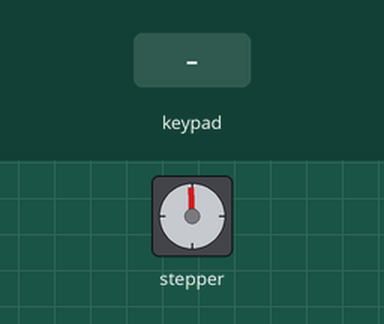
The sketch below on a simulated Arduino Uno, built with avr-gcc and run on an emulated ATmega328P. Shown: stepper motor. Inputs (shaded band) come from the test bench. Stepper angles assume 2048 steps per turn; what the sketch prints to the serial monitor is not drawn.

Above: at 1.2 s.
1.3 s: key 'R' pressed
At 1.63 s:
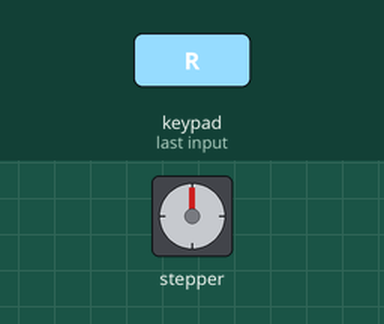
4.3 s: key 'L' pressed
At 4.73 s:
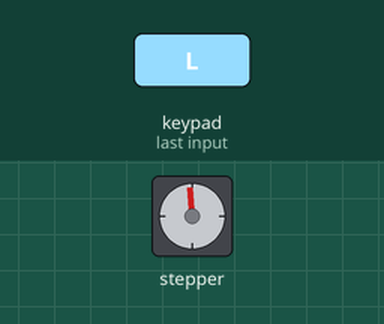
Timing chart, 0 to 7.3 s (numbered marks = the images above; inputs shaded):
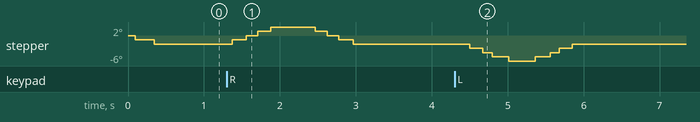

The sketch:

Wii_Nunchuk_controlled_stepper_motor.ino
```cpp
#include<AccelStepper.h>
#include<Wire.h>
#include<Nunchuk.h>

AccelStepper stepper(AccelStepper::FULL4WIRE, 6, 7, 8, 9);

int x, pos = 0, c;

void setup() {
  // put your setup code here, to run once:

  Wire.begin();

  Serial.begin(9600);

  nunchuk_init();

  stepper.setMaxSpeed(2000);

  stepper.setAcceleration(100);

}

void loop() {
  // put your main code here, to run repeatedly:

  nunchuk_read();

  x = nunchuk_joystickX();

  c = nunchuk_buttonC();

  x-=5;

  if(x >= -131 && x <= 0) pos = map(x, -131, 0, -180, 0);

  if(x <= 122 && x >= 0) pos = map(x, 0, 122, 0, 180);

  Serial.println(pos);

  if(c == 1) stepper.moveTo(0);

  else stepper.moveTo(pos);

  stepper.run();

}
```
